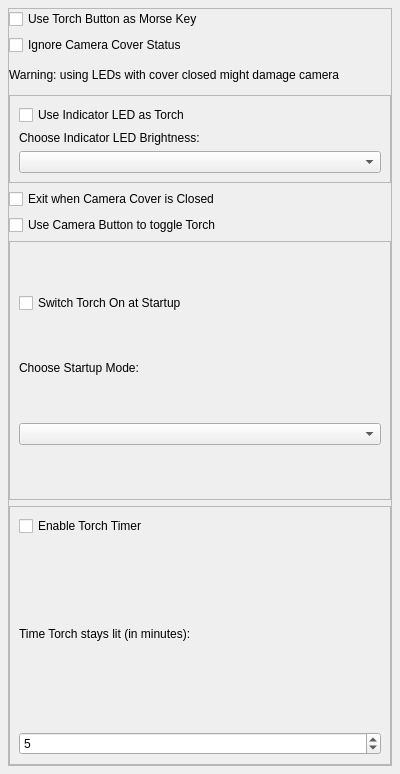
<?xml version="1.0" encoding="UTF-8"?>
<ui version="4.0">
 <class>LanPreferencesForm</class>
 <widget class="QWidget" name="LanPreferencesForm">
  <property name="geometry">
   <rect>
    <x>0</x>
    <y>0</y>
    <width>400</width>
    <height>774</height>
   </rect>
  </property>
  <property name="windowTitle">
   <string>Preferences</string>
  </property>
  <layout class="QVBoxLayout" name="verticalLayout_5">
   <property name="margin">
    <number>8</number>
   </property>
   <item>
    <widget class="QScrollArea" name="scrollArea">
     <property name="widgetResizable">
      <bool>true</bool>
     </property>
     <widget class="QWidget" name="scrollAreaWidgetContents">
      <property name="geometry">
       <rect>
        <x>0</x>
        <y>0</y>
        <width>382</width>
        <height>756</height>
       </rect>
      </property>
      <layout class="QVBoxLayout" name="verticalLayout_3">
       <property name="margin">
        <number>0</number>
       </property>
       <item>
        <widget class="QCheckBox" name="morseKeyCheckBox">
         <property name="enabled">
          <bool>true</bool>
         </property>
         <property name="text">
          <string>Use Torch Button as Morse Key</string>
         </property>
        </widget>
       </item>
       <item>
        <widget class="QCheckBox" name="disableCoverCheckBox">
         <property name="text">
          <string>Ignore Camera Cover Status</string>
         </property>
        </widget>
       </item>
       <item>
        <widget class="QLabel" name="warningLabel">
         <property name="sizePolicy">
          <sizepolicy hsizetype="Preferred" vsizetype="Fixed">
           <horstretch>0</horstretch>
           <verstretch>0</verstretch>
          </sizepolicy>
         </property>
         <property name="text">
          <string>Warning: using LEDs with cover closed might damage camera</string>
         </property>
         <property name="wordWrap">
          <bool>true</bool>
         </property>
        </widget>
       </item>
       <item>
        <widget class="QFrame" name="frame">
         <property name="sizePolicy">
          <sizepolicy hsizetype="Preferred" vsizetype="Fixed">
           <horstretch>0</horstretch>
           <verstretch>0</verstretch>
          </sizepolicy>
         </property>
         <property name="frameShape">
          <enum>QFrame::StyledPanel</enum>
         </property>
         <property name="frameShadow">
          <enum>QFrame::Raised</enum>
         </property>
         <layout class="QVBoxLayout" name="verticalLayout">
          <item>
           <widget class="QCheckBox" name="indicatorLEDCheckBox">
            <property name="text">
             <string>Use Indicator LED as Torch</string>
            </property>
           </widget>
          </item>
          <item>
           <widget class="QLabel" name="indicatorBrightnessLabel">
            <property name="sizePolicy">
             <sizepolicy hsizetype="Preferred" vsizetype="Fixed">
              <horstretch>0</horstretch>
              <verstretch>0</verstretch>
             </sizepolicy>
            </property>
            <property name="text">
             <string>Choose Indicator LED Brightness:</string>
            </property>
           </widget>
          </item>
          <item>
           <widget class="QComboBox" name="indicatorBrightnessComboBox"/>
          </item>
         </layout>
        </widget>
       </item>
       <item>
        <widget class="QCheckBox" name="closeAppCheckBox">
         <property name="text">
          <string>Exit when Camera Cover is Closed</string>
         </property>
        </widget>
       </item>
       <item>
        <widget class="QCheckBox" name="cameraButtonCheckBox">
         <property name="text">
          <string>Use Camera Button to toggle Torch</string>
         </property>
        </widget>
       </item>
       <item>
        <widget class="QFrame" name="frame_2">
         <property name="frameShape">
          <enum>QFrame::StyledPanel</enum>
         </property>
         <property name="frameShadow">
          <enum>QFrame::Raised</enum>
         </property>
         <layout class="QVBoxLayout" name="verticalLayout_2">
          <item>
           <widget class="QCheckBox" name="startupCheckBox">
            <property name="text">
             <string>Switch Torch On at Startup</string>
            </property>
           </widget>
          </item>
          <item>
           <widget class="QLabel" name="startupLabel">
            <property name="sizePolicy">
             <sizepolicy hsizetype="Preferred" vsizetype="Fixed">
              <horstretch>0</horstretch>
              <verstretch>0</verstretch>
             </sizepolicy>
            </property>
            <property name="text">
             <string>Choose Startup Mode:</string>
            </property>
           </widget>
          </item>
          <item>
           <widget class="QComboBox" name="startupComboBox"/>
          </item>
         </layout>
        </widget>
       </item>
       <item>
        <widget class="QFrame" name="frame_3">
         <property name="frameShape">
          <enum>QFrame::StyledPanel</enum>
         </property>
         <property name="frameShadow">
          <enum>QFrame::Raised</enum>
         </property>
         <layout class="QVBoxLayout" name="verticalLayout_4">
          <item>
           <widget class="QCheckBox" name="offTimerCheckBox">
            <property name="text">
             <string>Enable Torch Timer</string>
            </property>
           </widget>
          </item>
          <item>
           <widget class="QLabel" name="timeoutLabel">
            <property name="text">
             <string>Time Torch stays lit (in minutes):</string>
            </property>
           </widget>
          </item>
          <item>
           <widget class="QSpinBox" name="offTimerSpinBox">
            <property name="minimum">
             <number>1</number>
            </property>
            <property name="maximum">
             <number>120</number>
            </property>
            <property name="value">
             <number>5</number>
            </property>
           </widget>
          </item>
         </layout>
        </widget>
       </item>
      </layout>
     </widget>
    </widget>
   </item>
  </layout>
 </widget>
 <resources/>
 <connections>
  <connection>
   <sender>startupCheckBox</sender>
   <signal>toggled(bool)</signal>
   <receiver>startupComboBox</receiver>
   <slot>setEnabled(bool)</slot>
   <hints>
    <hint type="sourcelabel">
     <x>127</x>
     <y>288</y>
    </hint>
    <hint type="destinationlabel">
     <x>124</x>
     <y>339</y>
    </hint>
   </hints>
  </connection>
 </connections>
</ui>
